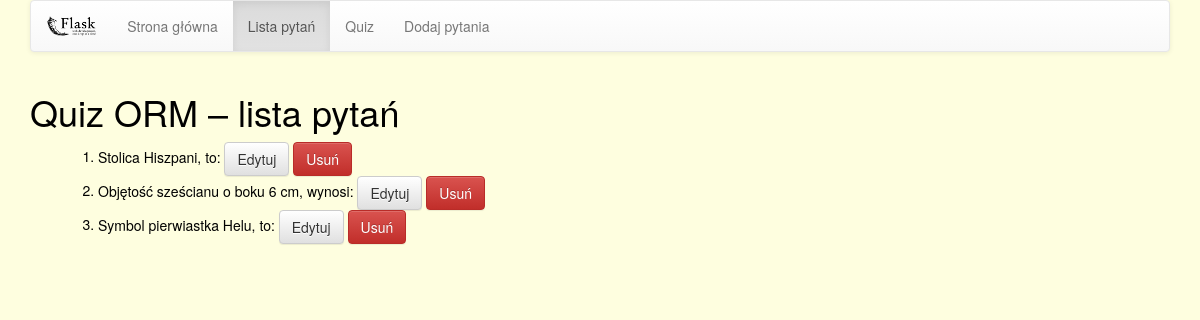
Screenshot of /lista with the database file from the repository.
### models.py (models this page shows, shortened)
class BaseModel(Model):
    class Meta:
        database = baza

class Pytanie(BaseModel):
    pytanie = CharField(unique=True)
    odpok = CharField()

### views.py (the view)
@app.route('/lista')
def lista():
    pytania = Pytanie().select()
    if not pytania.count():
        flash('Brak pytań w bazie.', 'kom')
        return redirect(url_for('index'))
    return render_template('lista.html', pytania=pytania)

### app.py (called while the page is built)
@app.before_request
def before_request():
    g.db = baza
    g.db.connection()

@app.after_request
def after_request(response):
    g.db.close()
    return response

### templates/lista.html (shortened to what this page needs)
{% extends "szkielet.html" %}
{% set active_page = 'lista' %}
{% block h1 %}Quiz ORM &#8211; lista pytań{% endblock %}
{% block tresc %}
    <ol>
        {% for p in pytania %}
            <li>
                {{ p.pytanie }}
                <a href="{{ url_for('edytuj',pid=p.id) }}"
                   class="btn btn-default">Edytuj</a>
                <a href="{{ url_for('usun',pid=p.id) }}"
                   class="btn btn-danger">Usuń</a>
            </li>
        {% endfor %}
    </ol>
{% endblock %}

### static/style.css (style rules this page uses)
body { background-color: #FEFEDF; color: #000; }

### rows the page displays
Pytanie: pytanie "Stolica Hiszpani, to:"
Pytanie: pytanie "Objętość sześcianu o boku 6 cm, wynosi:"
Pytanie: pytanie "Symbol pierwiastka Helu, to:"

### other values shown
{{ tekst|e }} "Strona główna" "Lista pytań" "Quiz" "Dodaj pytania"
